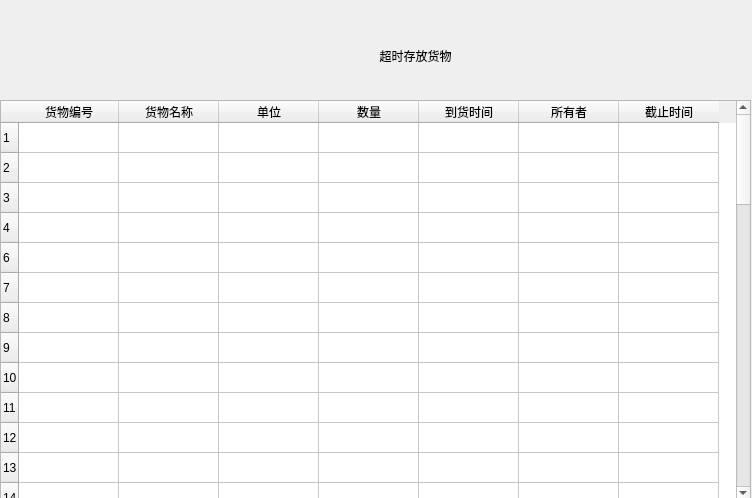
<?xml version="1.0" encoding="UTF-8"?>
<ui version="4.0">
 <class>OverTimeTab</class>
 <widget class="QWidget" name="OverTimeTab">
  <property name="geometry">
   <rect>
    <x>0</x>
    <y>0</y>
    <width>752</width>
    <height>498</height>
   </rect>
  </property>
  <property name="windowTitle">
   <string>Form</string>
  </property>
  <property name="styleSheet">
   <string notr="true">font: 9pt &quot;微软雅黑&quot;;</string>
  </property>
  <widget class="QTableWidget" name="tableWidget">
   <property name="geometry">
    <rect>
     <x>0</x>
     <y>100</y>
     <width>751</width>
     <height>401</height>
    </rect>
   </property>
   <property name="rowCount">
    <number>50</number>
   </property>
   <row>
    <property name="text">
     <string>1</string>
    </property>
   </row>
   <row>
    <property name="text">
     <string>2</string>
    </property>
   </row>
   <row>
    <property name="text">
     <string>3</string>
    </property>
   </row>
   <row>
    <property name="text">
     <string>4</string>
    </property>
   </row>
   <row>
    <property name="text">
     <string>6</string>
    </property>
   </row>
   <row>
    <property name="text">
     <string>7</string>
    </property>
   </row>
   <row>
    <property name="text">
     <string>8</string>
    </property>
   </row>
   <row>
    <property name="text">
     <string>9</string>
    </property>
   </row>
   <row>
    <property name="text">
     <string>10</string>
    </property>
   </row>
   <row>
    <property name="text">
     <string>11</string>
    </property>
   </row>
   <row>
    <property name="text">
     <string>12</string>
    </property>
   </row>
   <row>
    <property name="text">
     <string>13</string>
    </property>
   </row>
   <row>
    <property name="text">
     <string>14</string>
    </property>
   </row>
   <row>
    <property name="text">
     <string>15</string>
    </property>
   </row>
   <row>
    <property name="text">
     <string>16</string>
    </property>
   </row>
   <row>
    <property name="text">
     <string>17</string>
    </property>
   </row>
   <row>
    <property name="text">
     <string>18</string>
    </property>
   </row>
   <row>
    <property name="text">
     <string>20</string>
    </property>
   </row>
   <row/>
   <row/>
   <row/>
   <row/>
   <row/>
   <row/>
   <row/>
   <row/>
   <row/>
   <row/>
   <row/>
   <row/>
   <row/>
   <row/>
   <row/>
   <row/>
   <row/>
   <row/>
   <row/>
   <row/>
   <row/>
   <row/>
   <row/>
   <row/>
   <row/>
   <row/>
   <row/>
   <row/>
   <row/>
   <row/>
   <row/>
   <row/>
   <column>
    <property name="text">
     <string>货物编号</string>
    </property>
   </column>
   <column>
    <property name="text">
     <string>货物名称</string>
    </property>
   </column>
   <column>
    <property name="text">
     <string>单位</string>
    </property>
   </column>
   <column>
    <property name="text">
     <string>数量</string>
    </property>
   </column>
   <column>
    <property name="text">
     <string>到货时间</string>
    </property>
   </column>
   <column>
    <property name="text">
     <string>所有者</string>
    </property>
   </column>
   <column>
    <property name="text">
     <string>截止时间</string>
    </property>
   </column>
  </widget>
  <widget class="QLabel" name="head_lable">
   <property name="geometry">
    <rect>
     <x>0</x>
     <y>0</y>
     <width>751</width>
     <height>101</height>
    </rect>
   </property>
   <property name="text">
    <string/>
   </property>
   <property name="pixmap">
    <pixmap resource="bkg_icons.qrc">:/invagate/icons/header.png</pixmap>
   </property>
  </widget>
  <widget class="QLabel" name="label">
   <property name="geometry">
    <rect>
     <x>310</x>
     <y>40</y>
     <width>211</width>
     <height>31</height>
    </rect>
   </property>
   <property name="styleSheet">
    <string notr="true">font: 24pt &quot;宋体&quot;;</string>
   </property>
   <property name="text">
    <string>超时存放货物</string>
   </property>
   <property name="alignment">
    <set>Qt::AlignCenter</set>
   </property>
  </widget>
 </widget>
 <resources>
  <include location="bkg_icons.qrc"/>
 </resources>
 <connections/>
</ui>
